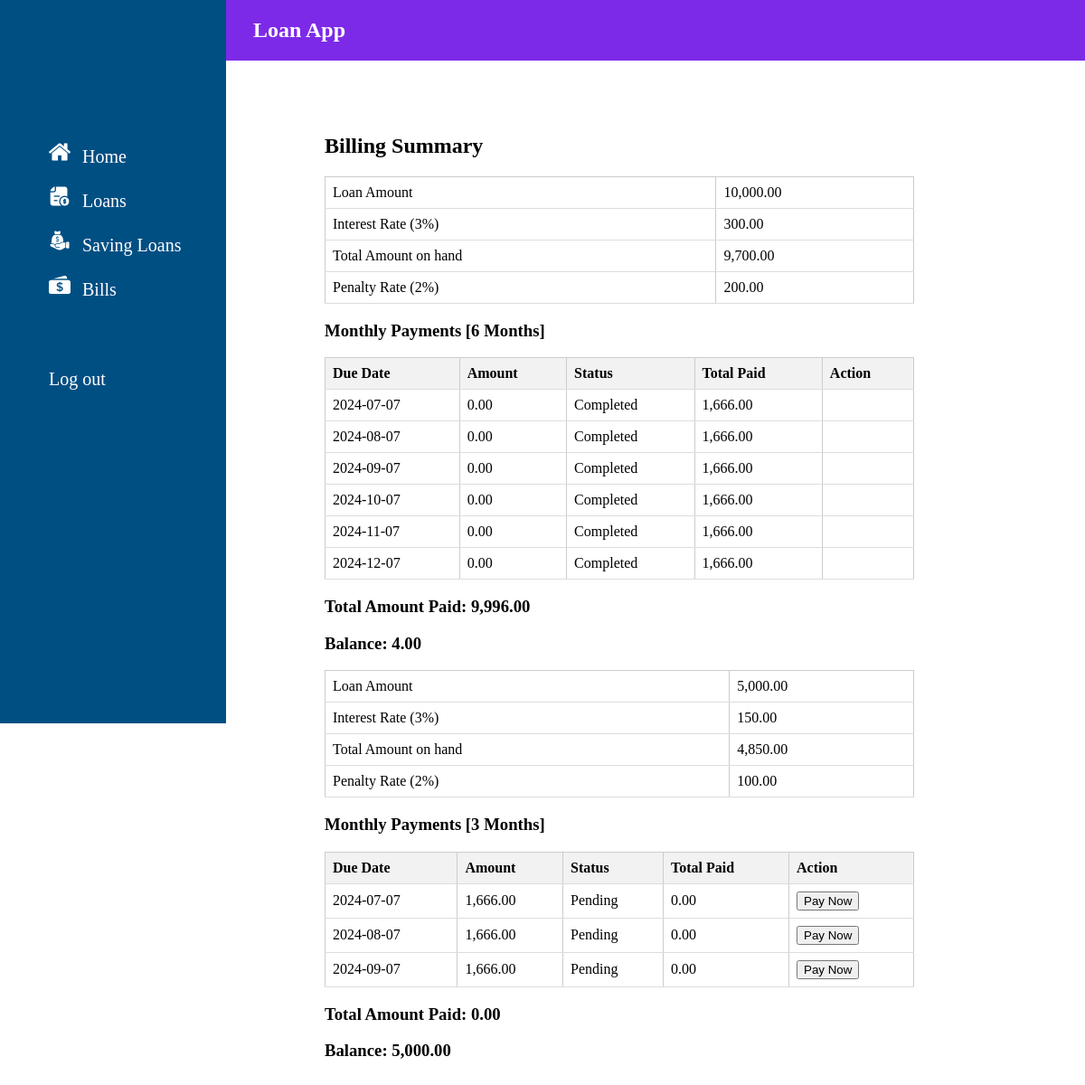
Screenshot of /view/premium/billing.php (signed in) with the database file from the repository.
### tables this page shows
CREATE TABLE `loans` (
  `loan_id` int(11) NOT NULL,
  `user_id` int(11) NOT NULL,
  `loan_amount` decimal(10,2) NOT NULL,
  `transaction_id` int(11) NOT NULL,
  `status` varchar(255) NOT NULL,
  `note` varchar(255) DEFAULT NULL,
  `date` date NOT NULL,
  `payable_months` int(11) NOT NULL CHECK (`payable_months` between 3 and 32),
  `payment_status` enum('pending','completed','late') NOT NULL DEFAULT 'pending'
);

CREATE TABLE `billing` (
  `billing_id` int(11) NOT NULL,
  `loan_id` int(11) NOT NULL,
  `billing_amount` decimal(10,2) NOT NULL,
  `due_date` date NOT NULL,
  `payment_status` varchar(255) NOT NULL,
  `date_generated` date NOT NULL,
  `interest` decimal(10,2) NOT NULL DEFAULT 0.03,
  `penalty` decimal(10,2) DEFAULT 0.02,
  `payment_date` date DEFAULT NULL
);

### view/premium/billing.php (the view, shortened to what this page needs)
<!DOCTYPE html>
<html lang="en">
<head>
    <link rel="stylesheet" href="../css/design.css">
</head>
<body>
    <div class="container">
        <div class="sidebar">
            <?php include 'sidebar.php'; ?>
        </div>
        <div class="content">
            <?php include 'header.php'; ?>
            <?php
            $servername = "localhost";
            $username = "root";
            $password = "";
            $dbname = "go_loan";
            $conn = new mysqli($servername, $username, $password, $dbname);
            $user_id = $_SESSION['user_id'];
            $sql = "SELECT * FROM loans WHERE status = 'approved' AND user_id = ?";
            $stmt = $conn->prepare($sql);
            $stmt->bind_param("i", $user_id);
            $stmt->execute();
            $result = $stmt->get_result();
            if ($result->num_rows > 0) {
                echo "<h2>Billing Summary</h2>";
                while ($row = $result->fetch_assoc()) {
                    $loan_id = htmlspecialchars($row['loan_id']);
                    $loan_amount = htmlspecialchars($row['loan_amount']);
                    $date = htmlspecialchars($row['date']);
                    $payable_months = htmlspecialchars($row['payable_months']);
                    $interest_rate = 0.03;
                    $penalty_rate = 0.02;
                    $total_interest = $loan_amount * $interest_rate;
                    $total_amount = $loan_amount - $total_interest;
                    $monthly_payment = $loan_amount / $payable_months;
                    $total_penalty = $loan_amount * $penalty_rate;
                    $total_paid = 0;
                    echo "<table border='1'>
                            <tr>
                                <td>Loan Amount</td>
                                <td>" . number_format($loan_amount, 2) . "</td>
                            </tr>
                            <tr>
                                <td>Interest Rate (3%)</td>
                                <td>" . number_format($total_interest, 2) . "</td>
                            </tr>
                            <tr>
                                <td>Total Amount on hand</td>
                                <td>" . number_format($total_amount, 2) . "</td>
                            </tr>
                            <tr>
                                <td>Penalty Rate (2%)</td>
                                <td>" . number_format($total_penalty, 2) . "</td>
                            </tr>
                        </table>";
                    echo "<h3>Monthly Payments [$payable_months Months]</h3>";
                    echo "<table border='1'>
                            <tr>
                                <th>Due Date</th>
                                <th>Amount</th>
                                <th>Status</th>
                                <th>Total Paid</th>
                                <th>Action</th>
                            </tr>";
                    for ($i = 1; $i <= $payable_months; $i++) {
                        $due_date = date('Y-m-d', strtotime("+$i months", strtotime($date)));
                        $billing_sql = "SELECT * FROM billing WHERE loan_id = ? AND due_date = ?";
                        $billing_stmt = $conn->prepare($billing_sql);
                        $billing_stmt->bind_param("is", $loan_id, $due_date);
                        $billing_stmt->execute();
                        $billing_result = $billing_stmt->get_result();
                        if ($billing_result->num_rows == 0) {
                            $billing_sql = "INSERT INTO billing (loan_id, billing_amount, due_date, payment_status, date_generated, interest)
                                            VALUES (?, ?, ?, 'Pending', NOW(), ?)";
                            $billing_stmt = $conn->prepare($billing_sql);
                            $billing_stmt->bind_param("iisd", $loan_id, $monthly_payment, $due_date, $interest_rate);
                            $billing_stmt->execute();
                        } else {
                            $billing_row = $billing_result->fetch_assoc();
                            $billing_id = htmlspecialchars($billing_row['billing_id']);
                            $payment_status = htmlspecialchars($billing_row['payment_status']);
                            $billing_amount = htmlspecialchars($billing_row['billing_amount']);
                            $payment_sql = "SELECT SUM(payment_amount) as total_paid FROM payment WHERE billing_id = ?";
                            $payment_stmt = $conn->prepare($payment_sql);
                            $payment_stmt->bind_param("i", $billing_id);
                            $payment_stmt->execute();
                            $payment_result = $payment_stmt->get_result();
                            $payment_row = $payment_result->fetch_assoc();
                            $billing_total_paid = $payment_row['total_paid'] ? $payment_row['total_paid'] : 0;
                            echo "<tr>
                                    <td>$due_date</td>
                                    <td>" . number_format($billing_amount, 2) . "</td>
                                    <td>$payment_status</td>
                                    <td>" . number_format($billing_total_paid, 2) . "</td>
                                    <td>";
                            if ($payment_status == 'Pending' || $payment_status == 'Overdue' || $payment_status == 'Partial Payment') {
                                echo "<button class='openPaymentForm' data-loan-id='$loan_id' data-due-date='$due_date' data-billing-id='$billing_id' data-billing-amount='$billing_amount'>Pay Now</button>";
                            }
                            echo "</td>
                                </tr>";
                            $total_paid += $billing_total_paid;
                        }
                    }
                    $balance = $loan_amount - $total_paid;
                    echo "</table>";
                    echo "<h3>Total Amount Paid: <span id='totalPaid_" . $loan_id . "'>" . number_format($total_paid, 2) . "</span></h3>";
                    echo "<h3>Balance: <span id='balance_" . $loan_id . "'>" . number_format($balance, 2) . "</span></h3>";
                }
            } else {
                echo "No Loan to Pay.";
            }
            ?>
        </div>
    </div>
</body>
</html>

### view/premium/sidebar.php
<nav class="sidebar">
     <ul>
        <li class="sidebarIcons">
            <a href="home.php">
              <img src="../premium/img/home.png" alt="Home Icon" class="icon" />
              Home
            </a>
        </li>
        <li class="sidebarIcons">
            <a href="loan.php">
              <img src="../premium/img/loan.png" alt="Loans Icon" class="icon" /> Loans
            </a>
        </li>
        <li class="sidebarIcons">
            <a href="saving.php">
              <img src="../premium/img/savings.png" alt="Loans Icon" class="icon" /> Saving
              Loans
            </a>
        </li>
        <li class="sidebarIcons">
            <a href="billing.php">
              <img src="../premium/img/payment.png" alt="Payments Icon" class="icon" />
             Bills
            </a>
        </li>
        <br>
         <br>
         <li class="sidebarIcons">
             <a href="logout.php">
               Log out
             </a>
         </li>
    </ul>
</nav>

### view/premium/header.php (shortened to what this page needs)
<!DOCTYPE html>
<html lang="en">
<head>
    <link rel="stylesheet" href="design.css">
</head>
<body>
<nav class="header">
  <div class="headerContainer">
  	<div class="hColumn">
      <div class="logoName">
        <h1>Loan App</h1>
      </div>
    </div>
  </div>
</nav>
</body>
</html>

### view/css/design.css (style rules this page uses)
* { box-sizing: border-box; }
.header { position: fixed; top: 0; right: 0; left: 250px; z-index: 1030; background-color: #7d2ae8; width: 100%; }
.headerContainer { display: flex; -ms-flex-wrap: wrap; flex-wrap: wrap; -ms-flex-align: center; align-items: center; -ms-flex-pack: justify; justify-content: space-between; }
.hColumn { position: relative; width: 100%; padding-right: 15px; padding-left: 15px; }
.logoName { width: 400px; float: left; color: white;; padding-left: 15px; }
.sidebar { min-height: 100vh; width: 250px; padding: 6px 14px; background-color: #004f83; position: fixed; top:0px; left: 0; }
.sidebarIcons { display: flex;align-items: center;margin-bottom: 12px; color: white;font-size: 20px; }
.sidebar ul { margin-top: 50px; margin-top: 150px; }
.sidebar li { position: relative; margin: 20px 0; list-style: none; }
.sidebar a { text-decoration: none;color: inherit; }
.icon { margin-right: 8px; color: white; }
.container { margin-left: 250px; width: calc(100% - 250px); margin-top: 56px; padding: 8px; display: block; }
.content { margin-left: 85px; width: calc(100% - 250px); margin-top: 56px; padding: 8px; display: block; }
table { width: 500px; border-collapse: collapse; }
th, td { border: 1px solid #ccc; padding: 8px; text-align: left; }
th { background-color: #f2f2f2; }
table { width: 100%; border-collapse: collapse; }
th, td { padding: 8px; text-align: left; border-bottom: 1px solid #ddd; }

### rows the page displays
loans: loan_amount "10,000.00", loan_amount "300.00", loan_amount "9,700.00", loan_amount "200.00", payable_months "6", total_paid "9,996.00", loan_amount "4.00"
billing: loan.date "2024-07-07", billing_amount "0.00", payment_status "Completed", billing_total_paid "1,666.00"
billing: loan.date "2024-08-07", billing_amount "0.00", payment_status "Completed", billing_total_paid "1,666.00"
billing: loan.date "2024-09-07", billing_amount "0.00", payment_status "Completed", billing_total_paid "1,666.00"
billing: loan.date "2024-10-07", billing_amount "0.00", payment_status "Completed", billing_total_paid "1,666.00"
billing: loan.date "2024-11-07", billing_amount "0.00", payment_status "Completed", billing_total_paid "1,666.00"
billing: loan.date "2024-12-07", billing_amount "0.00", payment_status "Completed", billing_total_paid "1,666.00"
loans: loan_amount "5,000.00", loan_amount "150.00", loan_amount "4,850.00", loan_amount "100.00", payable_months "3", total_paid "0.00"
billing: loan.date "2024-07-07", billing_amount "1,666.00", payment_status "Pending", billing_total_paid "0.00"
billing: loan.date "2024-08-07", billing_amount "1,666.00", payment_status "Pending", billing_total_paid "0.00"
billing: loan.date "2024-09-07", billing_amount "1,666.00", payment_status "Pending", billing_total_paid "0.00"
